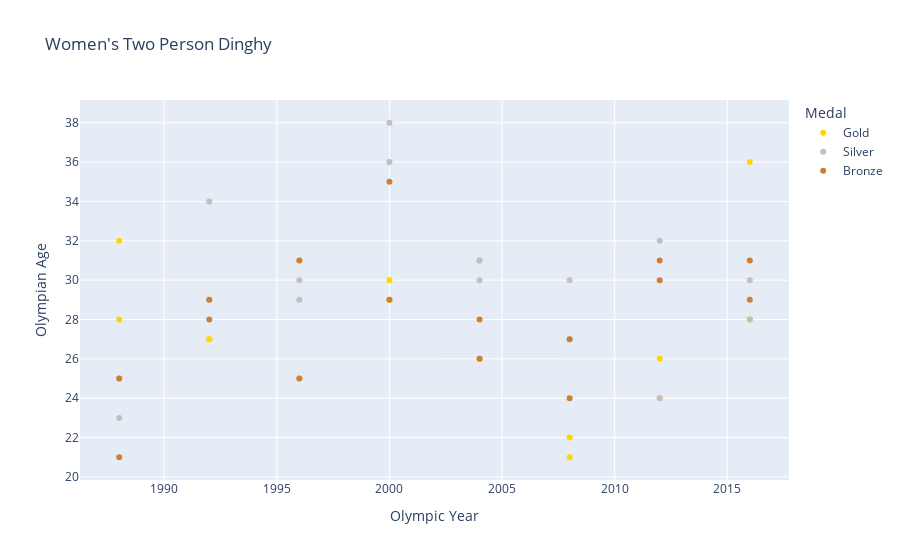

Notebook code cell kept with this figure:
### Code cell
#reviewing historical data from one of my favorite olympic events
womens_dinghy = df[
    (df['Event'].str.contains("Women's Two Person Dinghy", case=False, na=False)) &
    (df['Sport'] == 'Sailing') &
    (df['Medal'].notnull())
]

#scatter plot
fig = px.scatter(
    womens_dinghy,
    x="Year",
    y="Age",
    color="Medal",
    color_discrete_map={
        "Gold": "#FFD700",
        "Silver": "#C0C0C0",
        "Bronze": "#CD7F32"},
    hover_data=["Name", "Team", "Sex", "Age", "Medal", "Event"],
    title="Women's Two Person Dinghy",
    labels={"Age": "Olympian Age", "Year": "Olympic Year"}
)

#show and save plot
plt.savefig('womensdinghy_medals.png', dpi=300)
fig.show()

### Figure 1 — Plotly figure (JSON) as saved in the notebook; plotly's stock layout.template omitted (floating-point values rounded to 4 significant figures)
{"data": [{"customdata": [["Jo Qesem Ayela Aleh", "New Zealand", "F", "Gold", "Sailing Women's Two Person Dinghy"], ["Jennifer Margaret \"Jenny\" Armstrong", "Australia", "F", "Gold", "Sailing Women's Two Person Dinghy"], ["Sofia Bekatorou (-Kosmatopoulos)", "Greece", "F", "Gold", "Sailing Women's Two Person Dinghy"], ["Saskia Clark", "Great Britain", "F", "Gold", "Sailing Women's Two Person Dinghy"], ["Patricia Guerra Cabrera", "Spain", "F", "Gold", "Sailing Women's Two Person Dinghy"], ["Lynne M. Jewell (-Shore-)", "United States", "F", "Gold", "Sailing Women's Two Person Dinghy"], ["Allison Blair Jolly (-Elliot)", "United States", "F", "Gold", "Sailing Women's Two Person Dinghy"], ["Hannah Louise Mills", "Great Britain", "F", "Gold", "Sailing Women's Two Person Dinghy"], ["Tessa Parkinson", "Australia", "F", "Gold", "Sailing Women's Two Person Dinghy"], ["Olivia Elizabeth \"Polly\" Powrie", "New Zealand", "F", "Gold", "Sailing Women's Two Person Dinghy"], ["Elise Maree Rechichi", "Australia", "F", "Gold", "Sailing Women's Two Person Dinghy"], ["Belinda Josephine Marion Stowell", "Australia", "F", "Gold", "Sailing Women's Two Person Dinghy"], ["Aimilia Tsoulfa", "Greece", "F", "Gold", "Sailing Women's Two Person Dinghy"], ["Begoa Va Dufresne Perea", "Spain", "F", "Gold", "Sailing Women's Two Person Dinghy"], ["Theresa Zabell Lucas", "Spain", "F", "Gold", "Sailing Women's Two Person Dinghy"], ["Theresa Zabell Lucas", "Spain", "F", "Gold", "Sailing Women's Two Person Dinghy"]], "hovertemplate": "Medal=%{customdata[3]}<br>Olympic Year=%{x}<br>Olympian Age=%{y}<br>Name=%{customdata[0]}<br>Team=%{customdata[1]}<br>Sex=%{customdata[2]}<br>Event=%{customdata[4]}<extra></extra>", "legendgroup": "Gold", "marker": {"color": "#FFD700", "symbol": "circle"}, "mode": "markers", "name": "Gold", "orientation": "v", "showlegend": true, "type": "scatter", "x": [2012, 2000, 2004, 2016, 1992, 1988, 1988, 2016, 2008, 2012, 2008, 2000, 2004, 1996, 1992, 1996], "xaxis": "x", "y": [26, 30, 26, 36, 27, 28, 32, 28, 21, 24, 22, 29, 31, 25, 27, 31], "yaxis": "y"}, {"customdata": [["Jo Qesem Ayela Aleh", "New Zealand", "F", "Silver", "Sailing Women's Two Person Dinghy"], ["Sandra Azn Canalda", "Spain", "F", "Silver", "Sailing Women's Two Person Dinghy"], ["Birgitta Kristina Bengtsson", "Sweden", "F", "Silver", "Sailing Women's Two Person Dinghy"], ["Lobke Berkhout", "Netherlands", "F", "Silver", "Sailing Women's Two Person Dinghy"], ["Marcelien Bos-de Koning", "Netherlands", "F", "Silver", "Sailing Women's Two Person Dinghy"], ["Saskia Clark", "Great Britain", "F", "Silver", "Sailing Women's Two Person Dinghy"], ["Leslie Jean Egnot", "New Zealand", "F", "Silver", "Sailing Women's Two Person Dinghy"], ["Sarah \"Pease\" Glaser (Herndon-)", "United States", "F", "Silver", "Sailing Women's Two Person Dinghy"], ["Jennifer J. Fetter \"JJ\" Isler", "United States", "F", "Silver", "Sailing Women's Two Person Dinghy"], ["Yurie Alicia Kinoshita", "Japan", "F", "Silver", "Sailing Women's Two Person Dinghy"], ["Hannah Louise Mills", "Great Britain", "F", "Silver", "Sailing Women's Two Person Dinghy"], ["Olivia Elizabeth \"Polly\" Powrie", "New Zealand", "F", "Silver", "Sailing Women's Two Person Dinghy"], ["Janet Lee \"Jan\" Shearer (-Jones)", "New Zealand", "F", "Silver", "Sailing Women's Two Person Dinghy"], ["Yumiko Shige", "Japan", "F", "Silver", "Sailing Women's Two Person Dinghy"], ["Marit Kjellsdotter Sderstrm (-Nord)", "Sweden", "F", "Silver", "Sailing Women's Two Person Dinghy"], ["Natalia Va Dufresne Perea", "Spain", "F", "Silver", "Sailing Women's Two Person Dinghy"]], "hovertemplate": "Medal=%{customdata[3]}<br>Olympic Year=%{x}<br>Olympian Age=%{y}<br>Name=%{customdata[0]}<br>Team=%{customdata[1]}<br>Sex=%{customdata[2]}<br>Event=%{customdata[4]}<extra></extra>", "legendgroup": "Silver", "marker": {"color": "#C0C0C0", "symbol": "circle"}, "mode": "markers", "name": "Silver", "orientation": "v", "showlegend": true, "type": "scatter", "x": [2016, 2004, 1988, 2008, 2008, 2012, 1992, 2000, 2000, 1996, 2012, 2016, 1992, 1996, 1988, 2004], "xaxis": "x", "y": [30, 30, 23, 27, 30, 32, 29, 38, 36, 29, 24, 28, 34, 30, 25, 31], "yaxis": "y"}, {"customdata": [["Lobke Berkhout", "Netherlands", "F", "Bronze", "Sailing Women's Two Person Dinghy"], ["Iryna Volodymyrivna Chunykhovska", "Soviet Union", "F", "Bronze", "Sailing Women's Two Person Dinghy"], ["Hlne Defrance", "France", "F", "Bronze", "Sailing Women's Two Person Dinghy"], ["Pamela Katherine Healy", "United States", "F", "Bronze", "Sailing Women's Two Person Dinghy"], ["Jennifer J. Fetter \"JJ\" Isler", "United States", "F", "Bronze", "Sailing Women's Two Person Dinghy"], ["Camille Lecointre", "France", "F", "Bronze", "Sailing Women's Two Person Dinghy"], ["Larysa Vitalivna Moskalenko", "Soviet Union", "F", "Bronze", "Sailing Women's Two Person Dinghy"], ["Fernanda Ryff Moreira Oliveira", "Brazil", "F", "Bronze", "Sailing Women's Two Person Dinghy"], ["Olena Ivanivna Pakholchyk", "Ukraine", "F", "Bronze", "Sailing Women's Two Person Dinghy"], ["Olena Ivanivna Pakholchyk", "Ukraine", "F", "Bronze", "Sailing Women's Two Person Dinghy"], ["Isabel Marques Swan", "Brazil", "F", "Bronze", "Sailing Women's Two Person Dinghy"], ["Ruslana Oleksivna Taran", "Ukraine", "F", "Bronze", "Sailing Women's Two Person Dinghy"], ["Ruslana Oleksivna Taran", "Ukraine", "F", "Bronze", "Sailing Women's Two Person Dinghy"], ["Therese Elisabeth Torgersson", "Sweden", "F", "Bronze", "Sailing Women's Two Person Dinghy"], ["Lisa Laetitia Westerhof", "Netherlands", "F", "Bronze", "Sailing Women's Two Person Dinghy"], ["Vendela Elin Birgitta Zachrisson-Santn", "Sweden", "F", "Bronze", "Sailing Women's Two Person Dinghy"]], "hovertemplate": "Medal=%{customdata[3]}<br>Olympic Year=%{x}<br>Olympian Age=%{y}<br>Name=%{customdata[0]}<br>Team=%{customdata[1]}<br>Sex=%{customdata[2]}<br>Event=%{customdata[4]}<extra></extra>", "legendgroup": "Bronze", "marker": {"color": "#CD7F32", "symbol": "circle"}, "mode": "markers", "name": "Bronze", "orientation": "v", "showlegend": true, "type": "scatter", "x": [2012, 1988, 2016, 1992, 1992, 2016, 1988, 2008, 1996, 2000, 2008, 1996, 2000, 2004, 2012, 2004], "xaxis": "x", "y": [31, 21, 29, 29, 28, 31, 25, 27, 31, 35, 24, 25, 29, 28, 30, 26], "yaxis": "y"}], "layout": {"legend": {"title": {"text": "Medal"}, "tracegroupgap": 0}, "title": {"text": "Women's Two Person Dinghy"}, "xaxis": {"anchor": "y", "domain": [0, 1], "title": {"text": "Olympic Year"}}, "yaxis": {"anchor": "x", "domain": [0, 1], "title": {"text": "Olympian Age"}}}}
